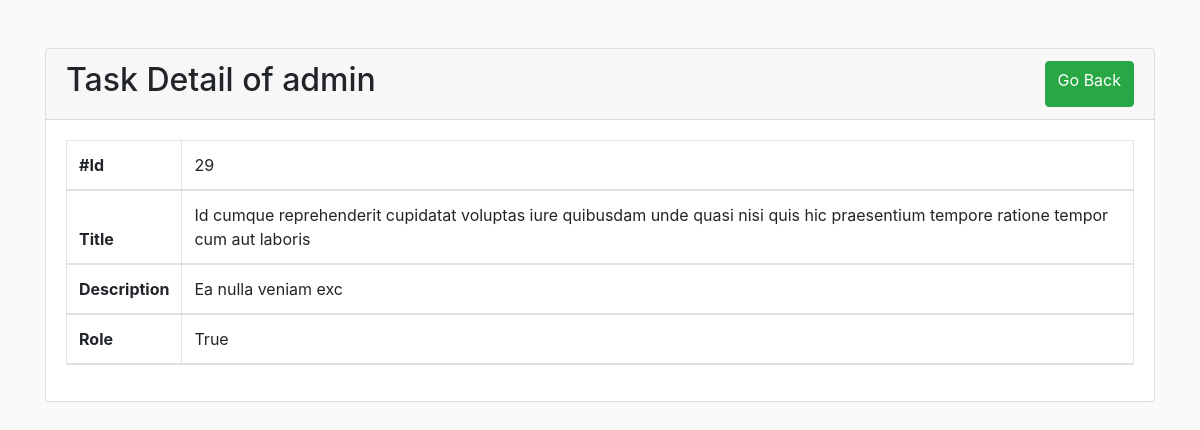
The app's page /task-detail/29 (signed in), older data.
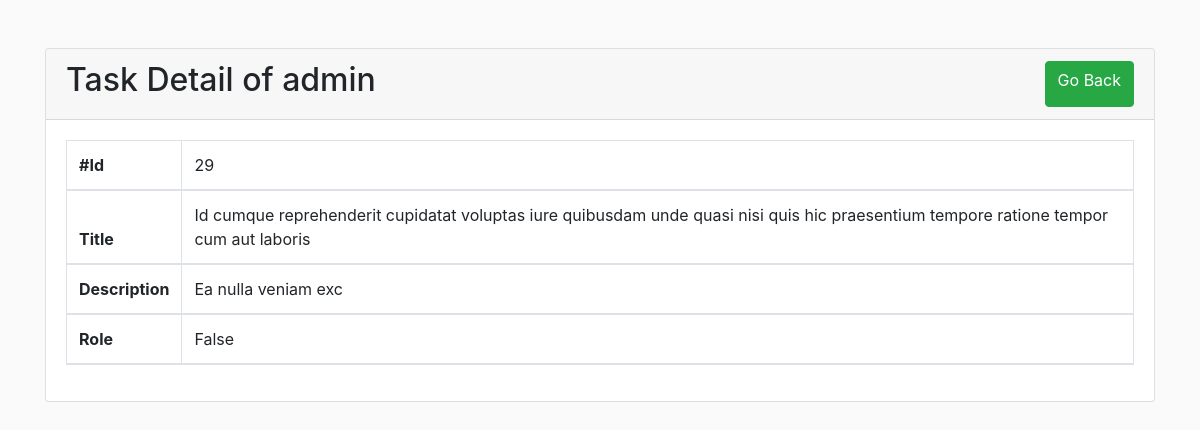
The same page, newer data.
### base/models.py (models this page shows, shortened)
class Task(models.Model):
    user = models.ForeignKey(User, on_delete=models.CASCADE, null=True, blank=True)
    title = models.CharField(max_length=200)
    description = models.TextField(null=True, blank=True)
    complete = models.BooleanField(default=False)
    created = models.DateTimeField(auto_now_add=True)
    class Meta:
        ordering = ['complete']

### base/views.py (the view)
# urls.py: path('task-detail/<int:pk>', TaskDetail.as_view(), name='task-detail'),
class TaskDetail(LoginRequiredMixin, DetailView):
    model = Task
    context_object_name = 'task'

### base/templates/base/task_detail.html (shortened to what this page needs)
{% extends 'base/master.html' %}
{% block content %}
<div class="card">
    <div class="card-header d-flex justify-content-between">
        <h2>Task Detail of {{request.user}}</h2>
        <a href="{% url 'tasks' %}" class="btn btn-success">Go Back</a>
    </div>
    <div class="card-body">
        <table class="table table-bordered">
            <thead>
            <tr>
                <th scope="col">#Id</th>
                <td>{{task.id}}</td>
            </tr>
            <tr>
                <th scope="col">Title</th>
                <td>{{task.title}}</td>
            </tr>
            <tr>
                <th scope="col">Description</th>
                <td>{{task.description}}</td>
            </tr>
            <tr>
                <th scope="col">Role</th>
                <td>{{task.complete}}</td>
            </tr>
            </thead>
        </table>
    </div>
</div>
{% endblock %}

Row changes from the older to the newer data that the page shows:
changed Task "Ea nulla veniam exc": complete "True" → "False"
